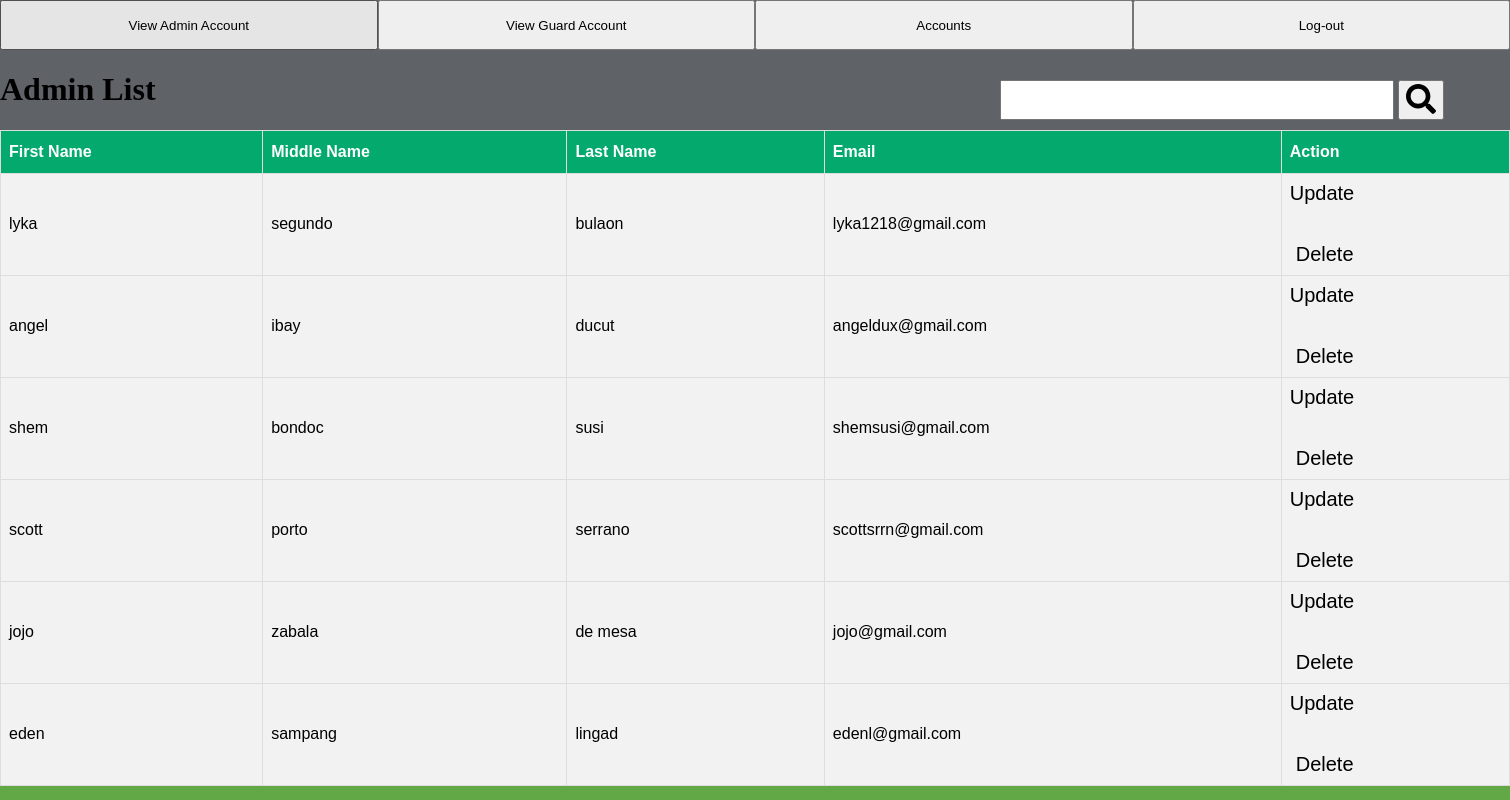
The app's page /viewaccad.php (signed in) with its own data.
### tables this page shows
CREATE TABLE `admin_data` (
  `admin_num` int(11) NOT NULL,
  `firstname` varchar(50) NOT NULL,
  `middlename` varchar(50) NOT NULL,
  `lastname` varchar(50) NOT NULL,
  `uname` varchar(50) NOT NULL,
  `pword` varchar(50) NOT NULL,
  `email` varchar(50) NOT NULL
);

### viewaccad.php (the view, shortened to what this page needs)
<?php
$host = `localhost`;
$dbname= 'vpms';
$username = 'root';
$password = '';
try{
    $pdo = new PDO("mysql:host=$host; dbname=$dbname", $username, $password);
    $pdo->setAttribute(PDO::ATTR_ERRMODE, PDO::ERRMODE_EXCEPTION);
}catch(PDOException $e){
    die("Error: " .$e->getMessage());
}
?>
<!DOCTYPE html>
<html>
    <head>
        <link rel="stylesheet" href="homee.css">
    <link rel="stylesheet" href="https://cdnjs.cloudflare.com/ajax/libs/font-awesome/5.15.1/css/all.min.css" />
</head>
<body>
<div class="header">
        <a href="viewaccad.php"><button id="b1">View Admin Account</button></a>
        <a href="viewguardacc.php"><button id="b2">View Guard Account</button></a>
        <a href="accountset.php"><button id="b3">Accounts</button></a>
        <a href="logout.php"><button id="b4">Log-out</button></a>
    </div>
        <h1>Admin List</h1>
        <table>
            <tr>
                <th>First Name</th>
                <th>Middle Name</th>
                <th>Last Name</th>
                <th>Email</th>
                <th>Action</th>
            </tr>
                <?php
                $query = "SELECT * FROM admin_data";
                $statement = $pdo->prepare($query);
                $statement->execute();
                $result = $statement->fetchAll(PDO::FETCH_OBJ);
                if($result){
                    foreach($result as $row ){
                    ?>
                <tr>
                    <td><?= $row->firstname;?></td>
                    <td><?= $row->middlename;?></td>
                    <td><?= $row->lastname;?></td>
                    <td><?= $row->email;?></td>
                    <td>
                        <a href="upadmin.php?id=<?=$row->admin_num; ?>" id="up">Update</a>
                        <form >
                        <button type="button" title="Delete" id="del" onclick="delete_admin(<?php echo $row->admin_num ?>)">Delete</button>
                        </form>
                    </td>
                </tr>
                        <?php
                    }
                }else{
                    ?><?php
                }
                ?>
        </table>
        <div class="search">
        <form action="searchadd.php" method="get">
            <input type="text" name="search" id="search" required>
            <button type="submit" ><i class="fas fa-search"></i></button>
            </form>
        </div>
    </body>
</html>

### homee.css (style rules this page uses)
body { padding: 0; margin: 0; background: url(parking.jpg); background-position: center; background-repeat: no-repeat; background-size: cover; height: 100vh; width: 100%; }
.header { width: 100%; height: 50px; }
#b1 { position: absolute; top: 0%; left: 0%; width: 25%; height: 50px; }
#b2 { position: absolute; top: 0%; left: 25%; width: 25%; height: 50px; }
#b3 { position: absolute; top: 0%; left: 50%; width: 25%; height: 50px; }
#b4 { position: absolute; top: 0%; left: 75%; width: 25%; height: 50px; }
table { font-family: Arial, Helvetica, sans-serif; border-collapse: collapse; width: 100%; }
table td, table th { border: 1px solid #ddd; padding: 8px; }
table tr { background-color: #f2f2f2; }
table th { padding-top: 12px; padding-bottom: 12px; text-align: left; background-color: #04AA6D; color: white; }
form { width: 100%; margin-top: 60px; }
form input { font-size: 30px; }
.search { height: 100px; width: 500px; position: absolute; top: 20px; left: 1000px; }
.search button { font-size: 30px; }
#up, #del { font-size: 20px; float: left; border: none; background: none; color: black; text-decoration: none; }

### records on screen
admin_data: firstname "lyka", middlename "segundo", lastname "bulaon", email "lyka1218@gmail.com"
admin_data: firstname "angel", middlename "ibay", lastname "ducut", email "angeldux@gmail.com"
admin_data: firstname "shem", middlename "bondoc", lastname "susi", email "shemsusi@gmail.com"
admin_data: firstname "scott", middlename "porto", lastname "serrano", email "scottsrrn@gmail.com"
admin_data: firstname "jojo", middlename "zabala", lastname "de mesa", email "jojo@gmail.com"
admin_data: firstname "eden", middlename "sampang", lastname "lingad", email "edenl@gmail.com"
